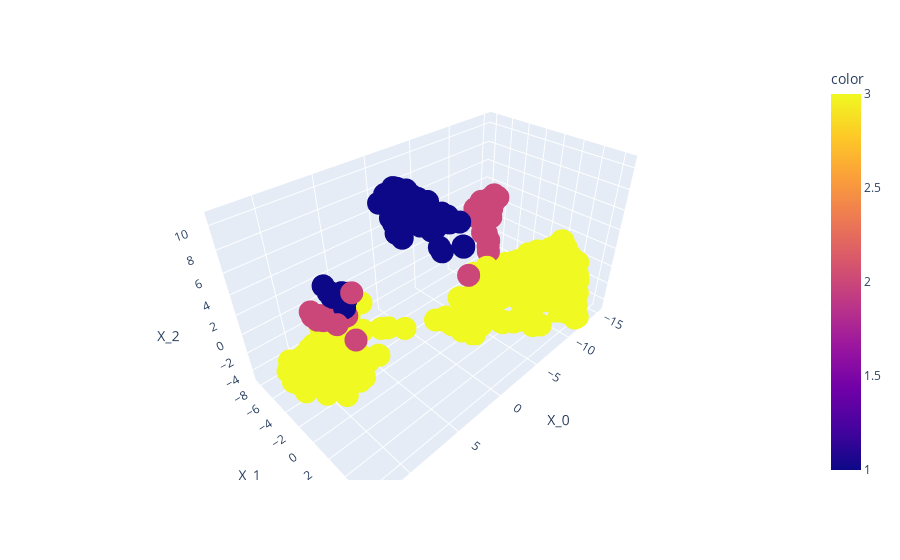

The code cell stored with this chart in its notebook:
### Code cell
px.scatter_3d(tsne_df,x="X_0",y="X_1",z="X_2", color=df["Region"])

### Figure 1 — Plotly figure (JSON) as saved in the notebook; plotly's stock layout.template omitted (floating-point values rounded to 4 significant figures; data arrays with more than 128 entries replaced by an {"elided": "..."} marker saying what was removed)
{"data": [{"hovertemplate": "X_0=%{x}<br>X_1=%{y}<br>X_2=%{z}<br>color=%{marker.color}<extra></extra>", "legendgroup": "", "marker": {"color": {"elided": "440 int values"}, "coloraxis": "coloraxis", "symbol": "circle"}, "mode": "markers", "name": "", "scene": "scene", "showlegend": false, "type": "scatter3d", "x": {"elided": "440 float values"}, "y": {"elided": "440 float values"}, "z": {"elided": "440 float values"}}], "layout": {"coloraxis": {"colorbar": {"title": {"text": "color"}}, "colorscale": [[0, "#0d0887"], [0.1111, "#46039f"], [0.2222, "#7201a8"], [0.3333, "#9c179e"], [0.4444, "#bd3786"], [0.5556, "#d8576b"], [0.6667, "#ed7953"], [0.7778, "#fb9f3a"], [0.8889, "#fdca26"], [1, "#f0f921"]]}, "legend": {"tracegroupgap": 0}, "margin": {"t": 60}, "scene": {"domain": {"x": [0, 1], "y": [0, 1]}, "xaxis": {"title": {"text": "X_0"}}, "yaxis": {"title": {"text": "X_1"}}, "zaxis": {"title": {"text": "X_2"}}}}}
